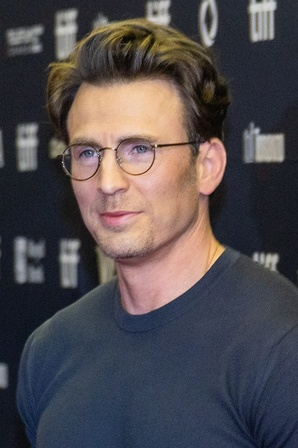
#> input picture 12_quiz/images/train/chris/1.jpg, 298 x 448 px, shrunk from 960 x 1442 before the run; its folder holds only this picture in this run
$ python main.py
#> lines starting #> are read from the running program, lines starting #| are printed output that depends on the picture
#> the answer given: 1
import os
import cv2
import numpy as np
import math

face_cascade = cv2.CascadeClassifier("haarcascade_frontalface_default.xml")
face_recognizer = cv2.face.LBPHFaceRecognizer_create()

train_dir = "images/train/"
test_dir = "images/test/"

# simpan label
classes = os.listdir(train_dir)


# train data
def train_test_model():
    face_list = []
    class_id_list = []

    for class_id, parent_path in enumerate(classes):
        face_dir = os.path.join(train_dir, parent_path)
        face_paths = os.listdir(face_dir)
        # images/train/hemsworth
        for path in face_paths:
            full_path = os.path.join(face_dir, path)
            # images/train/hemsworth/1.jpg
            gray = cv2.imread(full_path, cv2.IMREAD_GRAYSCALE)
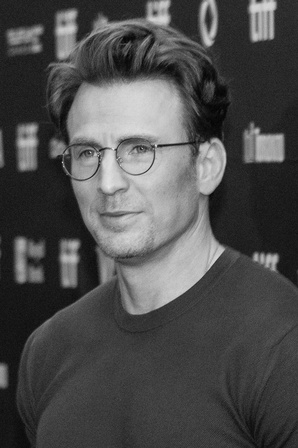
#> gray: shape (448, 298); min 0, max 231, mean 77.3
            # hitung multi scales
            detected_faces = face_cascade.detectMultiScale(gray, 1.2, 5)
#> detected_faces = [[189, 145, 42, 42], [45, 95, 147, 147]]

            if len(detected_faces) < 1:
                continue
            for rect in detected_faces:
                x, y, w, h = rect
                face_img = gray[y : y + h, x : x + w]
                face_list.append(face_img)
                class_id_list.append(class_id)
#> this loop made 2 passes
#> pass 1, in train_test_model, `face_img = gray[y : y + h, x : x + w]`:
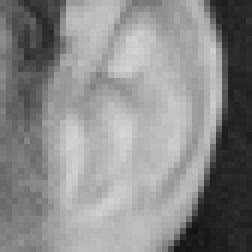
#> face_img: shape (42, 42) (shown 6 times larger); min 20, max 213, mean 138.1
#> pass 2, in train_test_model, `face_img = gray[y : y + h, x : x + w]`:
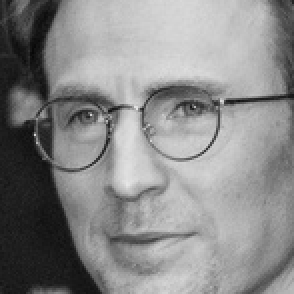
#> face_img: shape (147, 147) (shown 2 times larger); min 7, max 231, mean 137.4
#> after the loop, class_id_list = [0, 0]; face_list = 2 items

    # train
    face_recognizer.train(face_list, np.array(class_id_list))
    print("Training Complete")

    # testing phase
    total = 0
    correct = 0

    for class_id, parent_path in enumerate(classes):
        test_actor_dir = os.path.join(test_dir, parent_path)

        for filename in os.listdir(test_actor_dir):
            full_face_path = os.path.join(test_actor_dir, filename)
            img = cv2.imread(full_face_path)
#> img is the input picture: shape (448, 298, 3); mean B, G, R 79, 75.3, 80.7
            gray = cv2.cvtColor(img, cv2.COLOR_BGR2GRAY)

            detected_faces = face_cascade.detectMultiScale(gray, 1.2, 5)

            if len(detected_faces) < 1:
                continue

            for x, w, y, h in detected_faces:
                face_img = gray[y : y + h, x : x + w]
                predict_label, _ = face_recognizer.predict(face_img)

                total += 1

                if predict_label == class_id:
                    correct += 1
#> this loop made 2 passes
#> (x, w, y, h, predict_label, total) on passes 1 to 2: (189, 145, 42, 42, 1, 1), (45, 95, 147, 147, 1, 2)
#> pass 1, in train_test_model, `face_img = gray[y : y + h, x : x + w]`:
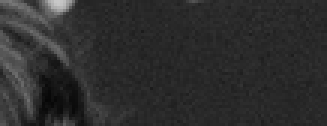
#> face_img: shape (42, 109) (shown 3 times larger); min 6, max 200, mean 45.6
#> pass 2, in train_test_model, `face_img = gray[y : y + h, x : x + w]`:
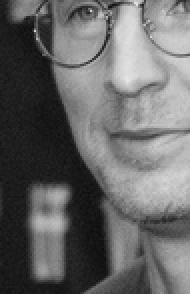
#> face_img: shape (147, 95) (shown 2 times larger); min 11, max 231, mean 103.6
#> after the loop, correct = 0; total = 2

    accuracy = correct / total * 100
    print(f"Prediction accuracy: {accuracy}")

    face_recognizer.write("lbph_model.xml")


def predict_picture():
    if not os.path.exists("lbph_model.xml"):
        print("Model doesnt exists")
        return

    face_recognizer.read("lbph_model.xml")
    path_input = input("Enter the absolute path to predict: ")

    if not os.path.exists(path_input):
        print("Image doesnt exists")
        return

    img = cv2.imread(path_input)
    gray = cv2.cvtColor(img, cv2.COLOR_BGR2GRAY)

    detected_faces = face_cascade.detectMultiScale(gray, 1.2, 5)

    if len(detected_faces) < 1:
        print("No face detected")
        return

    for x, y, w, h in detected_faces:
        face_img = gray[y : y + h, x : x + w]
        res, conf = face_recognizer.predict(face_img)

        conf = math.floor(conf * 100) / 100
        name = classes[res]

        cv2.rectangle(img, (x, y), (x + w, y + h), (0, 255, 0), 1)
        text = name + " " + str(conf)
        cv2.putText(img, text, (x, y - 10), cv2.FONT_HERSHEY_PLAIN, 1.5, (0, 255, 0), 1)

    cv2.imshow("Result", img)
    cv2.waitKey(0)
    cv2.destroyAllWindows()


def menu():
    while True:
        print("1. Train")
        print("2. Predict")
        print("3. exit")

#> (the run stopped early here; a loop or call above may not have finished)
